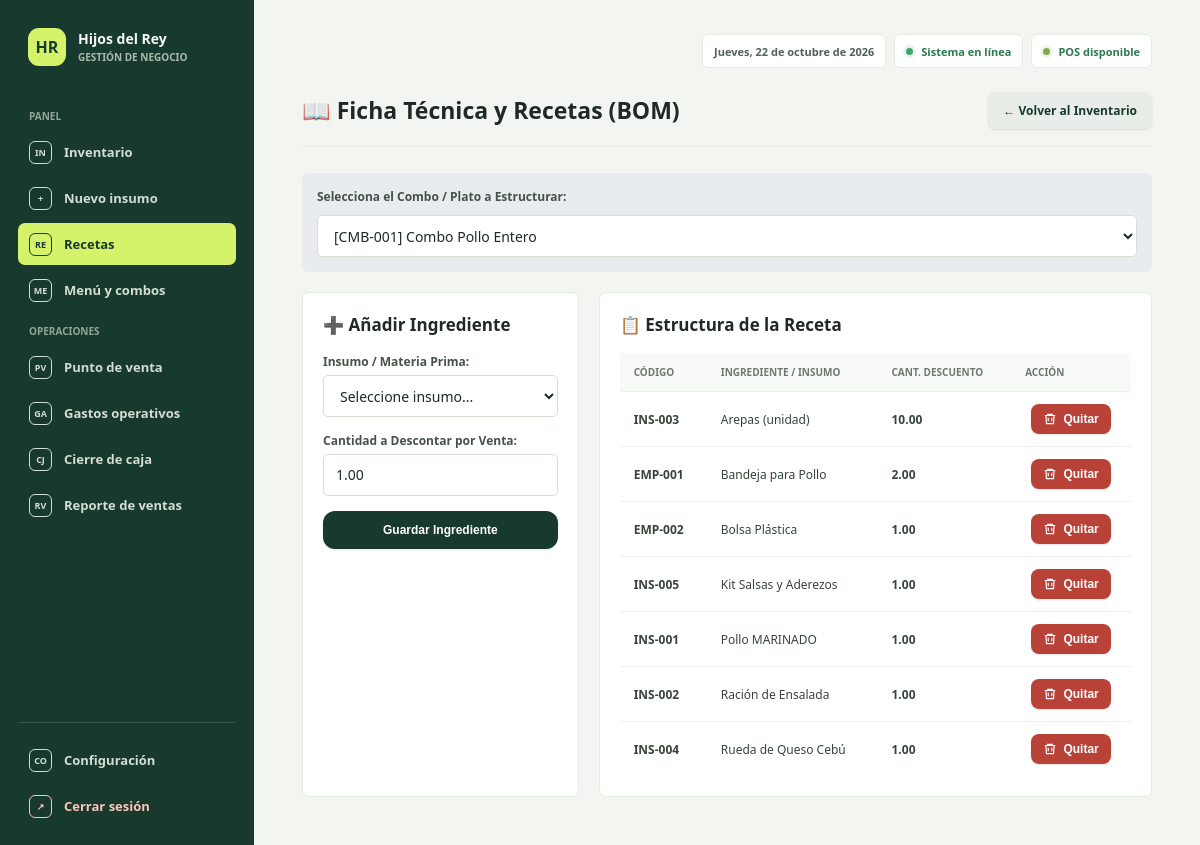
The page /recetas.php (signed in) on the database its author committed.
### tables this page shows
CREATE TABLE `recetas` (
  `id` int NOT NULL AUTO_INCREMENT,
  `combo_id` int NOT NULL,
  `insumo_id` int NOT NULL,
  `cantidad` decimal(10,2) NOT NULL DEFAULT '1.00',
  `created_at` timestamp NULL DEFAULT CURRENT_TIMESTAMP,
  PRIMARY KEY (`id`),
  KEY `combo_id` (`combo_id`),
  KEY `insumo_id` (`insumo_id`),
  CONSTRAINT `recetas_ibfk_1` FOREIGN KEY (`combo_id`) REFERENCES `productos` (`id`) ON DELETE CASCADE,
  CONSTRAINT `recetas_ibfk_2` FOREIGN KEY (`insumo_id`) REFERENCES `productos` (`id`) ON DELETE CASCADE
);

CREATE TABLE `productos` (
  `id` int NOT NULL AUTO_INCREMENT,
  `categoria_id` int NOT NULL,
  `codigo` varchar(50) NOT NULL,
  `nombre` varchar(100) NOT NULL,
  `descripcion` text,
  `precio_compra` decimal(10,2) NOT NULL DEFAULT '0.00',
  `precio_venta` decimal(10,2) NOT NULL,
  `stock_actual` int NOT NULL DEFAULT '0',
  `stock_minimo` int NOT NULL DEFAULT '5',
  `created_at` timestamp NULL DEFAULT CURRENT_TIMESTAMP,
  `es_combo` tinyint(1) DEFAULT '0',
  PRIMARY KEY (`id`),
  UNIQUE KEY `codigo` (`codigo`),
  KEY `categoria_id` (`categoria_id`),
  CONSTRAINT `productos_ibfk_1` FOREIGN KEY (`categoria_id`) REFERENCES `categorias` (`id`) ON DELETE RESTRICT
);

### recetas.php (the view, shortened to what this page needs)
<?php
include 'conexion.php';
try {
    $stmtCombos = $conexion->query("SELECT id, codigo, nombre FROM productos WHERE es_combo = 1 ORDER BY nombre ASC");
    $combos = $stmtCombos->fetchAll(PDO::FETCH_ASSOC);
} catch (PDOException $e) {
    $combos = [];
}
$combo_seleccionado = isset($_GET['combo_id']) ? intval($_GET['combo_id']) : ($combos[0]['id'] ?? 0);
$ingredientes_receta = [];
if ($combo_seleccionado > 0) {
    $sqlReceta = "SELECT r.id as receta_id, p.codigo, p.nombre as insumo_nombre, r.cantidad
                  FROM recetas r
                  JOIN productos p ON r.insumo_id = p.id
                  WHERE r.combo_id = ?
                  ORDER BY p.nombre ASC";
    $stmtR = $conexion->prepare($sqlReceta);
    $stmtR->execute([$combo_seleccionado]);
    $ingredientes_receta = $stmtR->fetchAll(PDO::FETCH_ASSOC);
}
?>
<!DOCTYPE html>
<html lang="es">
<head>
    <link rel="stylesheet" href="app.css">
</head>
<body>
<?php include 'navegacion.php'; ?>
<div class="container">
    <div class="header">
        <h2>📖 Ficha Técnica y Recetas (BOM)</h2>
        <a href="index.php" class="btn btn-secondary">← Volver al Inventario</a>
    </div>
    <?php if (empty($combos)): ?>
        <div class="empty-state empty-state-panel">
            <svg viewBox="0 0 24 24" fill="none" stroke="currentColor" stroke-width="1.6" aria-hidden="true"><path d="M4 7.5 12 3l8 4.5v9L12 21l-8-4.5zM4 7.5l8 4.7 8-4.7M12 12.2V21"/><path d="M8 5.2l8 4.6"/></svg>
            <strong>Aún no hay combos para configurar</strong>
            <span>Registra un combo o plato desde Menú y combos para preparar su ficha técnica.</span>
        </div>
    <?php else: ?>
        <div style="margin-bottom: 20px; background: #e9ecef; padding: 15px; border-radius: 6px;">
            <form method="GET" action="recetas.php" id="formCombo">
                <label for="combo_id" style="font-size: 16px;">Selecciona el Combo / Plato a Estructurar:</label>
                <select name="combo_id" id="combo_id" onchange="document.getElementById('formCombo').submit();" style="font-size: 15px; font-weight: bold; margin-top: 5px;">
                    <?php foreach ($combos as $c): ?>
                        <option value="<?= $c['id'] ?>" <?= $c['id'] == $combo_seleccionado ? 'selected' : '' ?>>
                            [<?= htmlspecialchars($c['codigo']) ?>] <?= htmlspecialchars($c['nombre']) ?>
                        </option>
                    <?php endforeach; ?>
                </select>
            </form>
        </div>
        <div class="grid">
            <div class="card">
                <h3 style="margin-top: 0; color: #333;">➕ Añadir Ingrediente</h3>
                <form method="POST" action="recetas.php?combo_id=<?= $combo_seleccionado ?>">
                    <div class="form-group">
                        <label>Insumo / Materia Prima:</label>
                        <select name="insumo_id" required>
                            <option value="">Seleccione insumo...</option>
                        </select>
                    </div>
                    <div class="form-group">
                        <label>Cantidad a Descontar por Venta:</label>
                        <input type="number" step="0.01" name="cantidad" value="1.00" min="0.01" required>
                    </div>
                    <button type="submit" class="btn btn-success">Guardar Ingrediente</button>
                </form>
            </div>
            <div class="card">
                <h3 style="margin-top: 0; color: #333;">📋 Estructura de la Receta</h3>
                <?php if (empty($ingredientes_receta)): ?>
                    <div class="empty-state">
                        <svg viewBox="0 0 24 24" fill="none" stroke="currentColor" stroke-width="1.6" aria-hidden="true"><path d="M6 4h12v16H6zM9 8h6M9 12h6M9 16h3"/></svg>
                        <strong>Esta receta aún no tiene ingredientes</strong>
                        <span>Agrega insumos con sus cantidades desde el formulario de la izquierda.</span>
                    </div>
                <?php else: ?>
                    <table>
                        <thead>
                            <tr>
                                <th>Código</th>
                                <th>Ingrediente / Insumo</th>
                                <th>Cant. Descuento</th>
                                <th>Acción</th>
                            </tr>
                        </thead>
                        <tbody>
                            <?php foreach ($ingredientes_receta as $ing): ?>
                                <tr>
                                    <td><strong><?= htmlspecialchars($ing['codigo']) ?></strong></td>
                                    <td><?= htmlspecialchars($ing['insumo_nombre']) ?></td>
                                    <td><strong><?= number_format($ing['cantidad'], 2) ?></strong></td>
                                    <td class="table-actions-cell">
                                        <div class="table-actions">
                                        <form method="POST" action="recetas.php?combo_id=<?= $combo_seleccionado ?>" style="margin: 0;" data-confirm="¿Deseas quitar este ingrediente de la receta?">
                                            <button type="submit" class="btn btn-danger">
                                                <svg viewBox="0 0 24 24" fill="none" stroke="currentColor" stroke-width="2" aria-hidden="true"><path d="M3 6h18M8 6V4h8v2m3 0-1 14H6L5 6m4 4v6m6-6v6"/></svg>Quitar
                                            </button>
                                        </form>
                                        </div>
                                    </td>
                                </tr>
                            <?php endforeach; ?>
                        </tbody>
                    </table>
                <?php endif; ?>
            </div>
        </div>
    <?php endif; ?>
</div>
</body>
</html>

### app.css (style rules this page uses)
:root { color-scheme: light; --ink: #202a24; --muted: #748078; --canvas: #f3f5f1; --paper: #fff; --line: #e6eae4; --forest: #18392d; --forest-light: #254b3b; --lime: #d5f36a; --danger: #b94238; --danger-bg: #fff0ed; --green: #2d7950; --green-bg: #edf7ef; }
* { box-sizing: border-box; }
body { margin: 0 !important; padding: 0 !important; background: var(--canvas) !important; color: var(--ink); font-family: "Avenir Next", Avenir, "Segoe UI", sans-serif !important; font-size: 14px; }
a { color: inherit; }
.container { width: min(100% - 254px, 1320px) !important; max-width: 1320px !important; min-height: 100vh; margin: 0 0 0 254px !important; padding: 34px clamp(22px, 4vw, 58px) 48px !important; border: 0 !important; border-radius: 0 !important; background: transparent !important; box-shadow: none !important; }
h1, h2, h3, h4 { color: var(--ink) !important; }
h2 { font-size: 23px; font-weight: 700; line-height: 1.2; letter-spacing: 0; }
h3 { font-size: 17px; font-weight: 650; letter-spacing: 0; }
.header, .container > h2 { margin: 0 0 26px !important; padding: 0 0 17px !important; border: 0 !important; border-bottom: 1px solid var(--line) !important; }
.card, .box, .card-section, .metric-card, .cash-box, .tipo-box, .badge-tipo, .reabastecer-box, .filter-box, .desglose-box { border: 1px solid var(--line) !important; border-radius: 7px !important; background: var(--paper) !important; box-shadow: none !important; }
.card, .box, .card-section, .metric-card, .cash-box { padding: 20px !important; }
label { color: #465249 !important; font-size: 12px !important; font-weight: 700 !important; }
input:not([type="hidden"]):not([type="checkbox"]):not([type="radio"]), select, textarea { max-width: 100%; min-height: 42px; padding: 9px 12px !important; border: 1px solid #d8dfd7 !important; border-radius: 5px !important; background-color: #fff !important; color: var(--ink) !important; font: inherit !important; line-height: 1.35 !important; }
button, .btn, .btn-nav, .primary-action { border: 0 !important; border-radius: 8px !important; background: var(--forest) !important; color: #fff !important; font-size: 12px !important; font-weight: 750 !important; text-decoration: none; box-shadow: 0 1px 2px rgba(20, 36, 27, .12); transition: all 200ms ease; transform: translateY(0); }
.container button[type="submit"] { padding: 12px 24px !important; border-radius: 12px !important; }
.btn-success, .btn-primary, .primary-action { background: var(--forest) !important; color: #fff !important; }
.btn-secondary { background: #e8eee7 !important; color: var(--forest) !important; }
.btn-danger { background: var(--danger) !important; color: #fff !important; }
table { width: 100%; border-collapse: collapse; background: var(--paper); }
th, td { padding: 12px 14px !important; border: 0 !important; border-bottom: 1px solid #edf0ec !important; text-align: left; vertical-align: middle !important; }
th { background: #f8faf7 !important; color: #6e7a70 !important; font-size: 10px !important; font-weight: 800 !important; text-transform: uppercase; }
td { color: #39443c; font-size: 12px !important; }
tbody tr:last-child td { border-bottom: 0 !important; }
.table-actions { display: flex; flex-direction: row; align-items: center; justify-content: center; gap: 8px; white-space: nowrap; }
.table-actions form { margin: 0 !important; }
.container .table-actions .btn, .container .table-actions button { display: inline-flex; min-height: 30px; align-items: center; justify-content: center; gap: 6px; padding: 4px 12px !important; border-radius: 8px !important; font-size: 12px !important; line-height: 1.2; }
.table-actions svg { width: 14px; height: 14px; flex: 0 0 14px; }
.table-actions-cell { text-align: center !important; }

### rows shown on the page
recetas: insumo.codigo "INS-003", insumo.nombre "Arepas (unidad)", cantidad "10.00"
recetas: insumo.codigo "EMP-001", insumo.nombre "Bandeja para Pollo", cantidad "2.00"
recetas: insumo.codigo "EMP-002", insumo.nombre "Bolsa Plástica", cantidad "1.00"
recetas: insumo.codigo "INS-005", insumo.nombre "Kit Salsas y Aderezos", cantidad "1.00"
recetas: insumo.codigo "INS-001", insumo.nombre "Pollo MARINADO", cantidad "1.00"
recetas: insumo.codigo "INS-002", insumo.nombre "Ración de Ensalada", cantidad "1.00"
recetas: insumo.codigo "INS-004", insumo.nombre "Rueda de Queso Cebú", cantidad "1.00"
